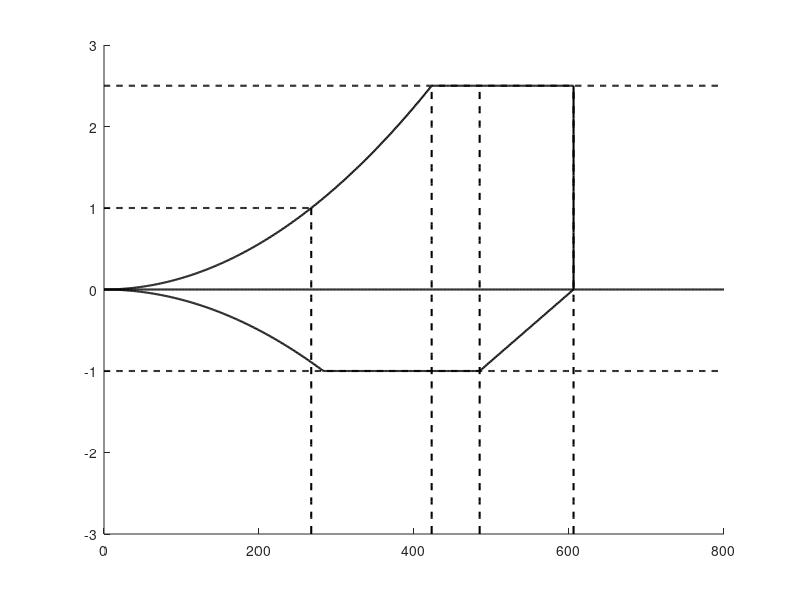

Recreate this plot in MATLAB. (Note: this script raises an error after producing the figure.)
function []=Vn()
Vs1=267.392
Va=422.7839
Vc=484.692
Vd=605.865
Vs1neg=283.0499

nneg=-1.0
npos1=1.0
npos2=2.5

a=1/(Vs1*Vs1)
x1=0:1:Va
y1=a*(x1.^2)

x2=Va:1:Vd
y2=2.5*ones(size(x2))

y3=2.5:-0.1:0
x3=Vd*ones(size(y3))

x4=Vd:-1:Vc
m=1/(Vd-Vc)
c=-m*Vd
y4=m*x4+c

x5=Vs1neg:1:Vc
y5=-1*ones(size(x5))

a=-1/(Vs1neg*Vs1neg)
x6=0:1:Vs1neg
y6=a*(x6.^2)

xa=0:1:800
xb=0:1:Vs1
ye=-3:0.1:1
xc=Vs1*ones(size(ye))
yf=-3:0.1:2.5
yg=-3:0.1:2.5
xd=Va*ones(size(yf))
xe=Vc*ones(size(yg))
ya=0*ones(size(xa))
yb=-1*ones(size(xa))
yc=2.5*ones(size(xa))
yd=1*ones(size(xb))
yh=-3:0.1:2.5
xf=Vd*ones(size(yh))

ax=gca
hold on
plot(x1,y1,'k',x2,y2,'k',x3,y3,'k',x4,y4,'k',x5,y5,'k',x6,y6,'k')
plot(xa,ya,'k',xa,yb,'--k',xa,yc,'--k',xb,yd,'--k',xc,ye,'--k',xd,yf,'--k',xe,yg,'--k',xf,yh,'--k')
set(findall(gca, 'Type', 'Line'),'LineWidth',1.5);
hold off
xlim([0 800])
ax.XTick=[0 100 200 300 400 500 600 700 800]
ax.YTick=[-3.0 -2.0 -1.0 0 1.0 2.0 2.5 3.0]
ax.FontSize = 13
ylim([-3 5])
title('V-n Diagram')
xlabel('Speed V in KEAS')
ylabel('Load Factor n')
str={'V_{s1}','V_{a}','V_{c}','V_{d}','n_{lim pos}'}
text([Vs1 Va Vc Vd 0],[0.25 0.25 0.25 0.25 2.75],str,'FontSize',16)
dim = [.8 .55 .3 .3];
str = {'V_{s1} = 267.39','V_{a} = 422.78','V_{c} = 484.69','V_{d} = 605.86'}
annotation('textbox',dim,'String',str,'FitBoxToText','on')




